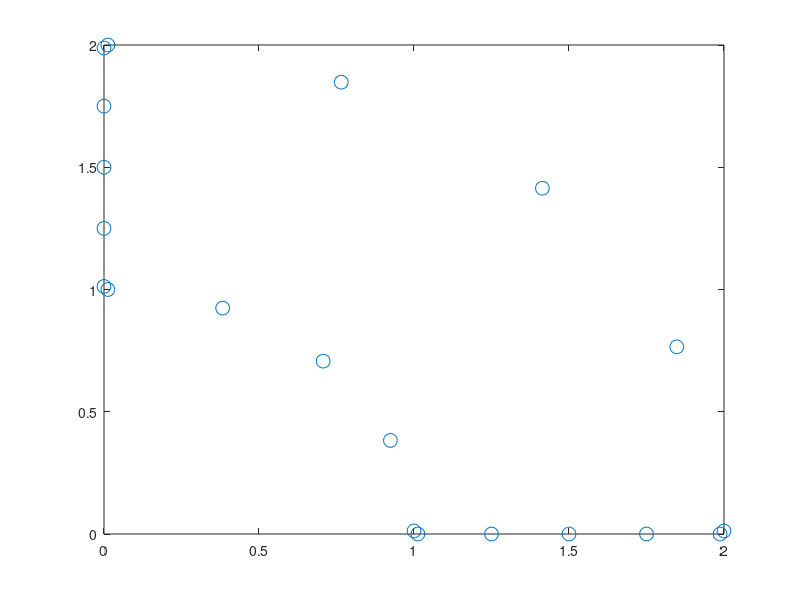

Recreate this plot in MATLAB.
%------------INPUT GEOMETRY AND BOUNDRY CONDITIONS
clear all;close all;
%coordinates of element endpoints
x_elements=[1 0; 1.25 0; 1.5 0; 1.75 0;2 0;
            2*cos(pi/8) 2*sin(pi/8); 2*cos(pi/4) 2*sin(pi/4); 2*cos(3*pi/8) 2*sin(3*pi/8);
            0 2; 0 1.75; 0 1.5; 0 1.25;0 1;
            cos(3*pi/8) sin(3*pi/8); cos(pi/4) sin(pi/4);cos(pi/8) sin(pi/8);
            1 0];
N_elements=16;
%coordinates of nodal points
epsilon=0.05;
epsilon0=epsilon/4  %the u_output is sensitive to this epsilon.
x_nodes=[1+epsilon0 0; 1.25 0; 1.5 0; 1.75 0; 2-epsilon0 0;
         2 epsilon0; 2*cos(pi/8) 2*sin(pi/8); 2*cos(pi/4) 2*sin(pi/4); 2*cos(3*pi/8) 2*sin(3*pi/8); epsilon0 2;
         0 2-epsilon0; 0 1.75; 0 1.5; 0 1.25; 0 1+epsilon0;
         epsilon0 1; cos(3*pi/8) sin(3*pi/8); cos(pi/4) sin(pi/4);cos(pi/8) sin(pi/8); 1 epsilon0];
plot(x_nodes(:,1),x_nodes(:,2),'o','MarkerSize',10);
N_nodes=20;

%the first and second node numbers and type of discontinuity
Element_nodes=[1 2 1;
               2 3 0;
               3 4 0;
               4 5 -1;
               
               6 7 1;
               7 8 0;
               8 9 0;
               9 10 -1;
               
               11 12 1;
               12 13 0;
               13 14 0;
               14 15 -1;
               
               16 17 1;
               17 18 0;
               18 19 0;
               19 20 -1];


%plot(x_nodes(:,1),x_nodes(:,2),'o','MarkerSize',10);

%specify boundary conditions
Dirichlet_BC=[6 20;
              7 20;
              8 20;
              9 20;
              10 20
              16 10;
              17 10;
              18 10;
              19 10;
              20 10];
N_Dirichlet=10;
Newmann_BC=[1 0;
            2 0;
            3 0;
            4 0
            5 0;
            
            11 0;
            12 0;
            13 0;
            14 0;
            15 0];
N_Newmann=10;

%------SOLVE THE BOUNDARY INTEGRAL EQUATION-------------------------

%form normal vectors
n_vector=[];
L=(1:N_elements)*0;
for j=1:N_elements
    beta=x_elements(j+1,1:2)-x_elements(j,1:2);
    L(j)=norm(beta);
    n_vector=[n_vector; beta(2)/L(j) -beta(1)/L(j)];
end
n_vector;

u=zeros(N_nodes,1);
q=zeros(N_nodes,1);

for j=1:N_Dirichlet
    u(Dirichlet_BC(j,1),1)=Dirichlet_BC(j,2);
end
for j=1:N_Newmann
    q(Newmann_BC(j,1),1)=Newmann_BC(j,2);
end

%choose a quadrature
N_p=8;
w=[0.101228536290376 0.222381034453374 0.313706645877887 0.362683783378362 0.362683783378362 0.313706645877887 0.222381034453374 0.101228536290376];
p=[-0.960289856497536 -0.796666477413627 -0.525532409916329 -0.183434642495650 0.183434642495650 0.525532409916329 0.796666477413627 0.960289856497536];
w_new=w/2;
p_new=(p+1)/2;
tmp0=0*(1:N_p);
tmp1=0*(1:N_p);
Gij=[0 0];
Hij=[0 0];
%form G and H matrices
G=zeros(N_nodes);
H=zeros(N_nodes);
Q_plus=[1 -epsilon;
        0 1-epsilon]/(1-epsilon);
Q_minus=[1-epsilon 0;
         -epsilon 1]/(1-epsilon);
for j=1:N_elements
    beta=x_elements(j+1,1:2)-x_elements(j,1:2);
    j_1=Element_nodes(j,1);
    j_2=Element_nodes(j,2);
    
    for i=1:N_nodes
        alpha=x_elements(j,1:2)-x_nodes(i,1:2);
        if(i == j_1)
            
            if(Element_nodes(j,3) == 1)
                Gij(1)=-(L(j)/2/pi)*(0.5*log(L(j))-3/4+0.5*((1-epsilon)^2*log(1-epsilon)+(2*epsilon-epsilon^2)*log(epsilon)+epsilon));
                Gij(2)=-(L(j)/2/pi)*(0.5*log(L(j))-1/4+0.5*((1-epsilon^2)*log(1-epsilon)+epsilon^2*log(epsilon)-epsilon));
                Hij(1)=0;
                Hij(2)=0;
            else
                Gij(1)=-(L(j)/2/pi)*(0.5*log(L(j))-3/4);
                Gij(2)=-(L(j)/2/pi)*(0.5*log(L(j))-1/4);
                Hij(1)=0;
                Hij(2)=0;
            end
        elseif(i == j_2)
            if(Element_nodes(j,3) == -1)
                Gij(1)=-(L(j)/2/pi)*(0.5*log(L(j))-1/4+0.5*((1-epsilon^2)*log(1-epsilon)+epsilon^2*log(epsilon)-epsilon));
                Gij(2)=-(L(j)/2/pi)*(0.5*log(L(j))-3/4+0.5*((1-epsilon)^2*log(1-epsilon)+(2*epsilon-epsilon^2)*log(epsilon)+epsilon));
                Hij(1)=0;
                Hij(2)=0;
            else
                Gij(1)=-(L(j)/2/pi)*(0.5*log(L(j))-1/4);
                Gij(2)=-(L(j)/2/pi)*(0.5*log(L(j))-3/4);
                Hij(1)=0;
                Hij(2)=0;
            end
        else
            for k=1:N_p
                tmp0(k)=log(norm(alpha+beta*p_new(k)))*(1-p_new(k));
                tmp1(k)=log(norm(alpha+beta*p_new(k)))*p_new(k);
            end
            Gij(1)=-(L(j)/2/pi)*(w_new*tmp0');
            Gij(2)=-(L(j)/2/pi)*(w_new*tmp1');
           
            for k=1:N_p
                tmp0(k)=(1/(norm(alpha+beta*p_new(k)))^2)*(1-p_new(k));
                tmp1(k)=(1/(norm(alpha+beta*p_new(k)))^2)*p_new(k);
            end
            Hij(1)=-(L(j)/2/pi)*(alpha*n_vector(j,1:2)')*(w_new*tmp0');
            Hij(2)=-(L(j)/2/pi)*(alpha*n_vector(j,1:2)')*(w_new*tmp1');
        end
            
        if(Element_nodes(j,3) == 1)
            Gij=Gij*Q_plus;
            Hij=Hij*Q_plus;
        end
        if(Element_nodes(j,3) == -1)
            Gij=Gij*Q_minus;
            Hij=Hij*Q_minus;
        end
        G(i,j_1)=G(i,j_1)+Gij(1);
        G(i,j_2)=G(i,j_2)+Gij(2);
        H(i,j_1)=H(i,j_1)+Hij(1);
        H(i,j_2)=H(i,j_2)+Hij(2);
    end
end

H=H+diag(0.5*ones(N_nodes,1));

for j=1:N_Dirichlet
    jd=Dirichlet_BC(j,1);
    q(jd,1)=u(jd,1);
    for i=1:N_nodes
        swap=H(i,jd);
        H(i,jd)=-G(i,jd);
        G(i,jd)=-swap;
    end
end
b=G*q;
u=H\b;
for j=1:N_Dirichlet
    jd=Dirichlet_BC(j,1);
    swap=u(jd,1);
    u(jd,1)=q(jd,1);
    q(jd,1)=swap;
end
%---------POST PROCESSING-----------------------------------------------

%choose the points for output of the solution
N_x=4;
x_output=1.5*cos(pi/8*(-1/2+1:N_x));
y_output=1.5*sin(pi/8*(-1/2+1:N_x));%1/16,3/16,5/16,7/16
u_output=0*(1:N_x);
uuu=u;%% uuu is to agregate the output value for plotting
for i=1:N_x
    xp=x_output(i);
    yp=y_output(i);
    g_vector=0*(1:N_nodes);
    h_vector=0*(1:N_nodes);
    for j=1:N_elements
        beta=x_elements(j+1,1:2)-x_elements(j,1:2);
        alpha=x_elements(j,1:2)-[xp yp];
        j_1=Element_nodes(j,1);
        j_2=Element_nodes(j,2);
        gj=[0 0];
        hj=[0 0];
        %g vector
        for k=1:N_p
            tmp0(k)=log(norm(alpha+beta*p_new(k)))*(1-p_new(k));
            tmp1(k)=log(norm(alpha+beta*p_new(k)))*p_new(k);
        end
        gj(1)=-(L(j)/2/pi)*(w_new*tmp0');
        gj(2)=-(L(j)/2/pi)*(w_new*tmp1');
            
        %H matrix
        for k=1:N_p
            tmp0(k)=1/(norm(alpha+beta*p_new(k)))^2*(1-p_new(k));
            tmp1(k)=1/(norm(alpha+beta*p_new(k)))^2*p_new(k);
        end
        hj(1)=-(L(j)/2/pi)*(alpha*n_vector(j,1:2)')*(w_new*tmp0');
        hj(2)=-(L(j)/2/pi)*(alpha*n_vector(j,1:2)')*(w_new*tmp1');
        if(Element_nodes(j,3) == 1)
            gj=gj*Q_plus;
            hj=hj*Q_plus;
        end
        if(Element_nodes(j,3) == -1)
            gj=gj*Q_minus;
            hj=hj*Q_minus;
        end
        g_vector(j_1)=g_vector(j_1)+gj(1);
        g_vector(j_2)=g_vector(j_2)+gj(2);
        h_vector(j_1)=h_vector(j_1)+hj(1);
        h_vector(j_2)=h_vector(j_2)+hj(2);
    end
    u_output(i)=g_vector*q-h_vector*u;
    uuu=[uuu; g_vector*q-h_vector*u];%append the value u at each node
end
display('u_output');u_output
size(u_output)

Nodes=[];
for j=1:N_x
    for i=1:N_x
        Nodes=[Nodes;x_output(i) y_output(j)];
    end
end

%for contour plots
vortices=[];
for i=1:N_nodes
    vortices=[vortices; x_nodes(i,1:2)];
end
vortices=[vortices;1.5*cos(pi/16) 1.5*sin(pi/16); 1.5*cos(3*pi/16) 1.5*sin(3*pi/16); 
    1.5*cos(5*pi/16) 1.5*sin(5*pi/16);1.5*cos(7*pi/16) 1.5*sin(7*pi/16)];

%B is the connectivity matrix/ adjacency matrix to be determined
 B=[];
for j=1:N_x
    for i=1:N_x
        B=[B;(j)*(N_x+1)+i (j-1)*(N_x+1)+i (j)*(N_x+1)+i+1];
        B=[B;(j-1)*(N_x+1)+i+1 j*(N_x+1)+i+1 (j-1)*(N_x+1)+i];
    end
end  
patch('Vertices',vortices,'Faces',B,'FaceVertexCData',uuu,'FaceColor','interp');